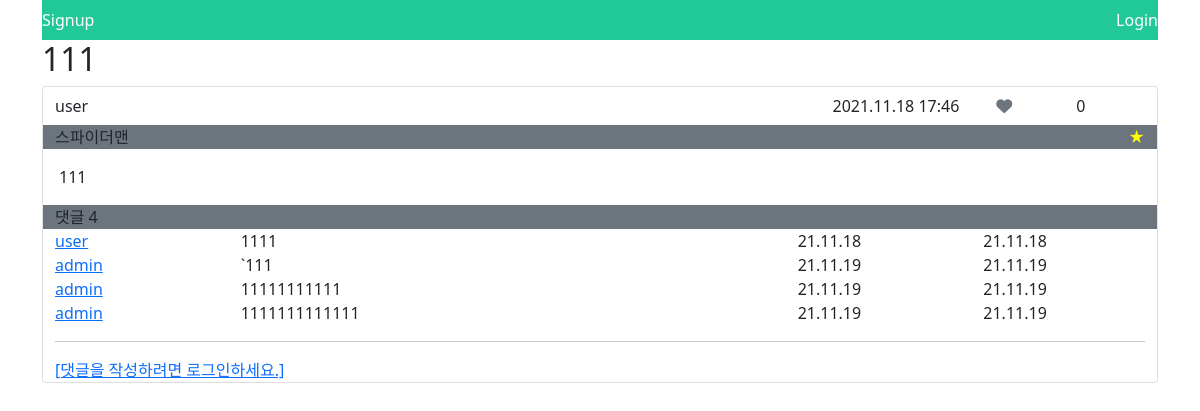
Page /community/2/ on the committed database.
### community/models.py (models this page shows, shortened)
class Review(models.Model):
    title = models.CharField(max_length=100)
    movie = models.ForeignKey(Movie, on_delete=models.CASCADE)
    rank = models.IntegerField(choices=RANK)
    content = models.TextField()
    created_at = models.DateTimeField(auto_now_add=True)
    updated_at = models.DateTimeField(auto_now=True)
    user = models.ForeignKey(settings.AUTH_USER_MODEL, on_delete=models.CASCADE)
    like_users = models.ManyToManyField(settings.AUTH_USER_MODEL, related_name='like_reviews')

class Comment(models.Model):
    content = models.CharField(max_length=200)
    created_at = models.DateTimeField(auto_now_add=True)
    updated_at = models.DateTimeField(auto_now=True)
    review = models.ForeignKey(Review, on_delete=models.CASCADE)
    user = models.ForeignKey(settings.AUTH_USER_MODEL, on_delete=models.CASCADE)

### accounts/models.py (models this page shows)
class User(AbstractUser):
    followings = models.ManyToManyField('self', symmetrical=False, related_name='followers')

### movies/models.py (models this page shows)
class Movie(models.Model):
    title = models.CharField(max_length=100)
    release_date = models.DateField()
    popularity = models.FloatField()
    vote_count = models.IntegerField()
    vote_average = models.FloatField()
    overview = models.TextField()
    poster_path = models.CharField(max_length=200)
    genres = models.ManyToManyField(Genre)
    def __str__(self):
        return self.title

### community/views.py (the view)
# urls.py: path('<int:review_pk>/', views.detail, name='detail'),
@require_GET
def detail(request, review_pk):
    review = get_object_or_404(Review, pk=review_pk)
    comments = review.comment_set.all()
    comment_form = CommentForm()
    context = {
        'review': review,
        'comment_form': comment_form,
        'comments': comments,
    }
    return render(request, 'community/detail.html', context)

### community/templates/community/detail.html (shortened to what this page needs)
{% extends 'base.html' %}
{% load bootstrap4 %}
{% block content %}
  <h2>{{ review.title }}</h2>
  <div class="card" style="margin-bottom: 2rem">
    <div class="container justify-content-end">
      <div class="row align-items-center">
        <p class="col-6 my-auto">{{ review.user }} </p>
        <p class="col my-auto text-end">{{ review.created_at | date:'Y.m.d H:i'}}</p>
        <form id="like-form" class="col-1" data-review-id="{{review.pk}}">
          {% if user in review.like_users.all %}
            <button class="btn btn-link text-danger"><i class="fas fa-heart"></i></button>
          {% else %}
            <button class="btn btn-link text-secondary"><i class="fas fa-heart"></i></button>
          {% endif %}
        </form>
        <p id="like-cnt" class="col-1 m-auto">{{ review.like_users.all | length }}</p>
      </div>
    </div>
    <div class="container justify-content-end bg-secondary">
      <div class="row align-items-center">
        <p class="col text-start text-aling-center my-auto">{{ review.movie }}</p>
        <p class="col text-end my-auto" style="color: yellow">{{ review.get_rank_display }} </p>
      </div>
    </div>
    <div style="margin: 1rem;">
      {{ review.content }}
    </div>
    <div class="container">
      <div class="row">
        <p class="my-auto bg-secondary">댓글 {{ comments|length }}</p>
      </div >
        {% for comment in comments %}
          <div class="row">
            <a href="{% url 'accounts:profile' review.user.username %}"class="col-2 my-auto">{{ comment.user }}</a>
            {% if user == comment.user %}
              <div class="col-4 my-auto">
                <a href="{% url 'community:update_comment' review.pk comment.pk %}" >{{ comment.content }}</a>
              </div>
              <div class="col-2">
                <form action="{% url 'community:delete_comment' review.pk comment.pk %}" method="POST" class="d-inline">
                  {% csrf_token %}
                  <input class="btn btn-link w-100" type="submit" value="DELETE">
                </form>
              </div>
            {% else %}
              <p class="col-6 my-auto">{{ comment.content }}</p>
            {% endif %}
              <p class="col-2 my-auto">{{ comment.created_at | date:'y.m.d' }}</p>
              <p class="col-2 my-auto">{{ comment.updated_at | date:'y.m.d' }}</p>
          </div>
        {% endfor %}
      <hr>
      {% if request.user.is_authenticated %}
        <form action="{% url 'community:create_comment' review.pk%}" method="POST">
          {% csrf_token %}
          {% bootstrap_form comment_form %}
          <input type="submit">
        </form>
      {% else %}
        <a href="{% url 'accounts:login' %}">[댓글을 작성하려면 로그인하세요.]</a>
      {% endif %}
      </div>
    </div>
{% endblock  %}

### templates/base.html (shortened to what this page needs)
<!DOCTYPE html>
<html lang="en">
<head>
  <link rel="stylesheet" href="https://use.fontawesome.com/releases/v5.15.4/css/all.css">
  <link href="https://cdn.jsdelivr.net/npm/bootstrap@5.0.0-beta3/dist/css/bootstrap.min.css" rel="stylesheet">
</head>
<body>
  <div class="container">
    <nav class="navbar" style="background-color: #20c997;">
      {% if user.is_authenticated %}
      <h3 class="text-primary">Hello, {{ user.username }}</h3>
      <a class="text-decoration-none text-white" href="{% url 'accounts:profile' user %}">내 프로필<a>
      <a class="text-decoration-none text-white" href="{% url 'movies:index'%}">Movie</a>
      <a class="text-decoration-none text-white" href="{% url 'community:index'%}">Community</a>
      <a class="text-decoration-none text-white" href="{% url 'community:create'%}">New Review</a>
      <a class="text-decoration-none text-white" href="{% url 'movies:recommended' %}">Recommended Movies</a>
      <form action="{% url 'accounts:logout' %}" method="POST">
        {% csrf_token %}
        <input type="submit" value="Logout">
      </form>
      {% else %}
      <a class="text-decoration-none text-white" href="{% url 'accounts:signup' %}">Signup</a>
      <a class="text-decoration-none text-white" href="{% url 'accounts:login' %}">Login</a>
      {% endif %}
    </nav>
    {% block content %}
    {% endblock content %}
  </div>
</body>
</html>

### rows in the picture
Review: title "111", user "user", created_at "2021.11.18 17:46", like_users.all|length "0", movie "스파이더맨", rank "★", content "111"
Comment: user "user", content "1111", created_at "21.11.18", updated_at "21.11.18"
Comment: user "admin", content "`111", created_at "21.11.19", updated_at "21.11.19"
Comment: user "admin", content "11111111111", created_at "21.11.19", updated_at "21.11.19"
Comment: user "admin", content "1111111111111", created_at "21.11.19", updated_at "21.11.19"

### other values in the picture
{{ comments|length }} "4"
